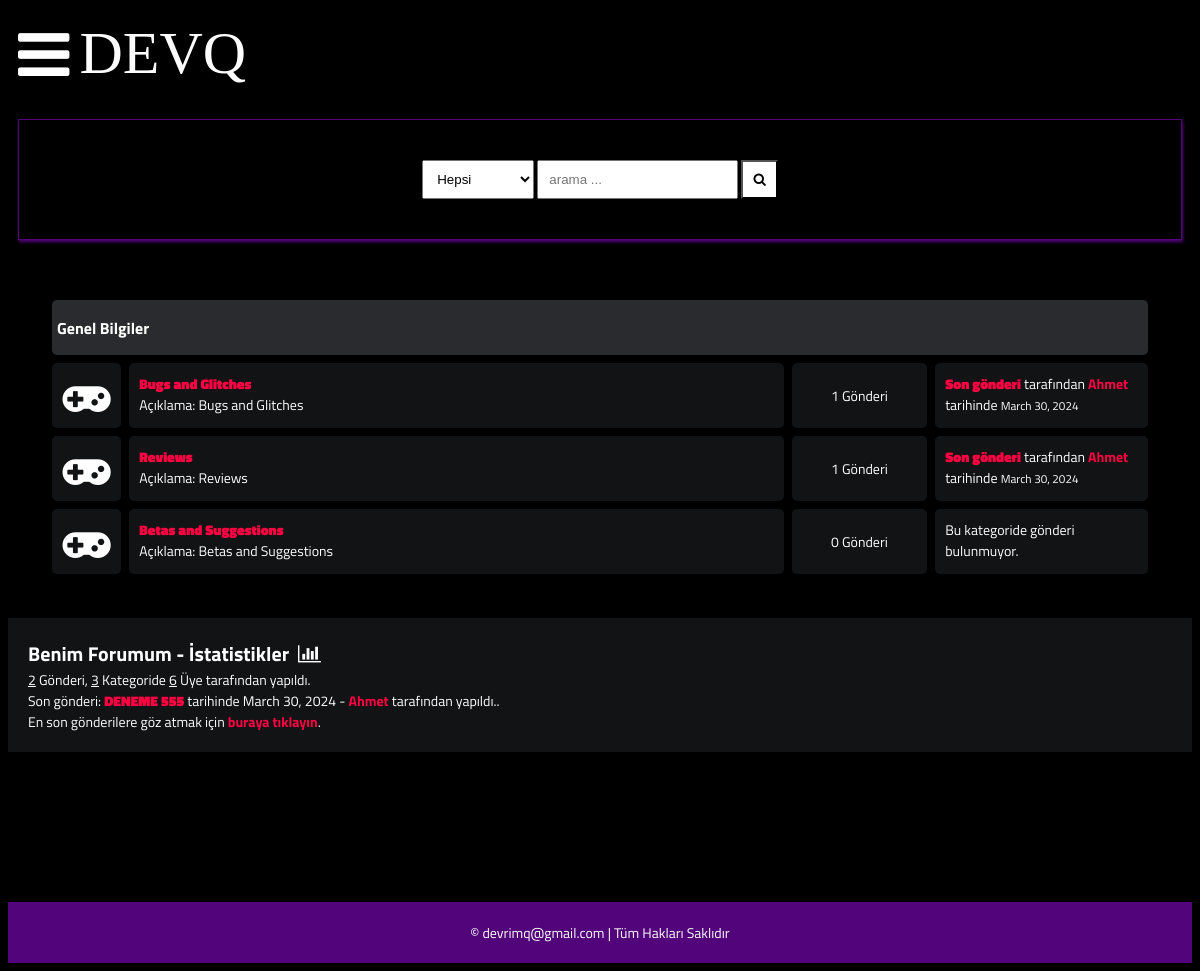
The page / on the database its author committed.
### main/models.py (models this page shows, shortened)
class Category(models.Model):
    title = models.CharField(max_length=50)
    slug = models.SlugField(max_length=400, unique=True, blank=True)
    description = models.TextField(default="description")
    class Meta:
        verbose_name_plural = "categories"
    def get_url(self):
        return reverse("posts", kwargs={
            "slug":self.slug
        })
    @property
    def num_posts(self):
        return Post.objects.filter(categories=self).count()
    @property
    def last_post(self):
        return Post.objects.filter(categories=self).latest("date")

class Post(models.Model):
    title = models.CharField(max_length=400)
    slug = models.SlugField(max_length=400, unique=True, blank=True)
    user = models.ForeignKey(Author, on_delete=models.CASCADE)
    content = HTMLField()
    categories = models.ManyToManyField(Category)
    date = models.DateTimeField(auto_now_add=True)
    approved = models.BooleanField(default=False)
    hit_count_generic = GenericRelation(HitCount, object_id_field='object_pk',
        related_query_name='hit_count_generic_relation'
    )
    tags = TaggableManager()
    comments = models.ManyToManyField(Comment, blank=True)
    closed = models.BooleanField(default=False)
    state = models.CharField(max_length=40, default="zero")
    def get_url(self):
        return reverse("detail", kwargs={
            "slug":self.slug
        })

class Author(models.Model):
    user = models.ForeignKey(User, on_delete=models.CASCADE)
    fullname = models.CharField(max_length=40, blank=True)
    slug = slug = models.SlugField(max_length=400, unique=True, blank=True)
    bio = HTMLField()
    points = models.IntegerField(default=0)
    profile_pic = ResizedImageField(size=[50, 80], quality=100, upload_to="authors", default=None, null=True, blank=True)

### main/views.py (the view)
# urls.py: path("", home, name="home"),
def home(request):
    forums = Category.objects.all()
    num_posts = Post.objects.all().count()
    num_users = User.objects.all().count()
    num_categories = forums.count()
    try:
        last_post = Post.objects.latest("date")
    except:
        last_post = []
    context = {
        "forums":forums,
        "num_posts":num_posts,
        "num_users":num_users,
        "num_categories":num_categories,
        "last_post":last_post,
        "title": "DEVQ"
    }
    return render(request, "forums.html", context)

### main/context_processors.py (called while the page is built, shortened)
def searchFunction(request):
    search_context = {}
    posts = Post.objects.all()
    return search_context

### templates/forums.html
{% extends 'base.html' %}
{% block content %}
    <div class="container">
        <div class="subforum">
            {% if forums %}
                <div class="subforum-title">
                    <h1>Genel Bilgiler</h1>
                </div>
                {% for forum in forums %}
                    <div class="subforum-row">
                        <div class="subforum-icon subforum-column center">
                            <i class="fa fa-gamepad"></i>
                        </div>
                        <div class="subforum-description subforum-column">
                            <h4><a href="{{forum.get_url}}">{{forum.title}}</a></h4>
                            <p>Açıklama: {{forum.description}} </p>
                        </div>
                        <div class="subforum-stats subforum-column center">
                            <span>{{forum.num_posts}} Gönderi</span>
                        </div>
                        <div class="subforum-info subforum-column">
                            {% if forum.last_post %}
                                <b><a href="{{forum.last_post.get_url}}">Son gönderi</a></b> tarafından <a href="">{{forum.last_post.user.fullname|title}}</a>
                                <br>tarihinde <small>{{forum.last_post.date|date}}</small>
                            {% else %}
                                <span>Bu kategoride gönderi bulunmuyor.</span>
                            {% endif %}
                        </div>
                    </div>
                {% endfor %}
            {% else %}
                <div class="subforum-title">
                    <h1><i class="fa fa-frown-o"></i>&nbsp;Henüz hiç gönderiniz yok.</h1>
                </div>
            {% endif %}
        </div>
    </div>
    <div class="forum-info">
        <div class="chart">
            Benim Forumum - İstatistikler &nbsp;<i class="fa fa-bar-chart"></i>
        </div>
        <span><u>{{num_posts}}</u> Gönderi, <u>{{num_categories}}</u> Kategoride <u>{{num_users}}</u> Üye tarafından yapıldı.</span><br>
        {% if forums %}
            <span>Son gönderi: <b><a href="{{last_post.get_url}}">{{last_post.title}}</a></b> tarihinde {{last_post.date|date}} - <a href="">{{last_post.user.fullname|title}}</a> tarafından yapıldı.</span>.<br>
            <span>En son gönderilere göz atmak için <a href="{% url 'latest_posts' %}">buraya tıklayın</a>.</span><br>
        {% endif %}
    </div>
{% endblock content %}

### static/style.css (style rules this page uses)
* { box-sizing: border-box; }
html { font-size: 14px; font-family: 'Titillium Web', sans-serif; background-color:rgb(0,0,0); color:#FEFEFE; }
a { color:#FF0042; font-weight: bolder; text-decoration: none; }
h1 { font-size:16px; font-weight: bolder; }
.container { margin: 20px; padding: 20px; }
.subforum { margin-top:20px; }
.subforum-title { background-color:#292B2E; padding: 5px; border-radius: 5px; margin:4px; }
.subforum-row { display: grid; grid-template-columns: 7% 60% 13% 20%; }
.subforum-column { padding: 10px; margin:4px; border-radius: 5px; background-color:#111314; }
.subforum-description * { margin-block: 0; }
.center { display: flex; justify-content: center; align-items: center; }
.subforum-icon i { font-size: 45px; }
.forum-info { padding: 20px; background-color: #111314; }
.chart { font-size:20px; font-weight:bold; }

### rows shown on the page
Category: title "Bugs and Glitches", description "Bugs and Glitches", num_posts "1", last_post.user.fullname "Ahmet", last_post "March 30, 2024"
Category: title "Reviews", description "Reviews", num_posts "1", last_post.user.fullname "Ahmet", last_post "March 30, 2024"
Category: title "Betas and Suggestions", description "Betas and Suggestions", num_posts "0", shows "Bu kategoride gönderi bulunmuyor."
Post: title "DENEME 555", date "March 30, 2024", user.fullname "Ahmet"

### other values the page prints
{{ num_posts }} "2"
{{ num_categories }} "3"
{{ num_users }} "6"
